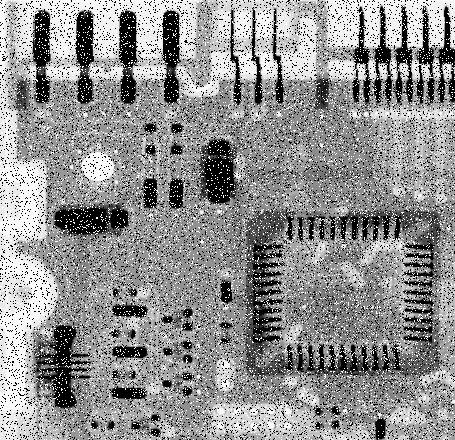
%> input picture Report/MATLAB/hw3/Fig3.37(a).jpg, 455 x 440 px
$ octave svd_image_reconstruction.m   (GNU Octave 9; MATLAB toolbox functions it lacks are replaced by stand-ins)
%> lines starting %> are read from the running program, lines starting %| are printed output that depends on the picture
### Report/MATLAB/hw3/svd_for_image_compression.m
% CAINE, Wilbert (20584260)

function B = svd_for_image_compression(input_image, n)
    A = imread(input_image);
    [U,S,V] = svd(double(A)/255);
    figure(1);
    semilogy(diag(S), 'o-');
    B = U(:, 1:n) * S(1:n, :) * V';
end

### Report/MATLAB/hw3/svd_image_reconstruction.m
% CAINE, Wilbert (20584260)

original_image = 'Fig3.37(a).jpg';
A = imread(original_image);
%> A is the input picture: size 440x455 uint8; min 0, max 255, mean 144.1

for i = 0 : 5
    n = 2^i;
    B = svd_for_image_compression(original_image, n);
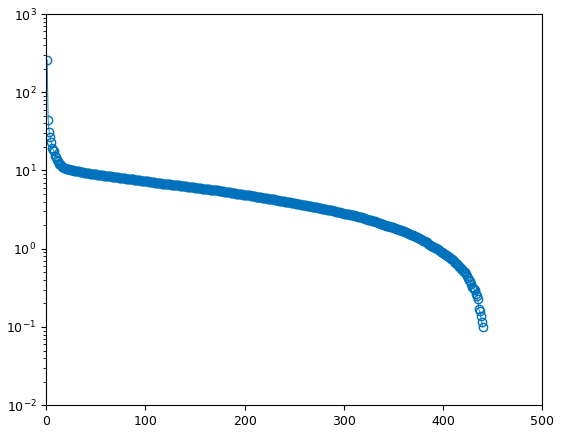
%> figure redrawn from the program's plot data; curve peaks at x = 1, y = 257.8
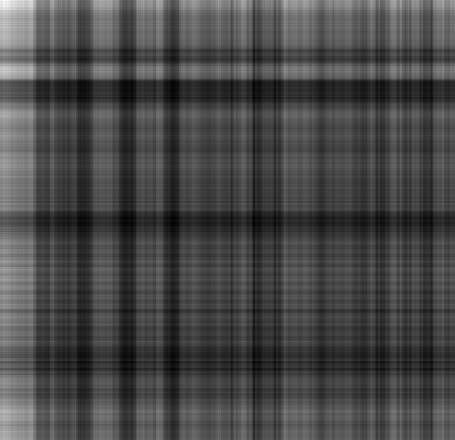
%> B: size 440x455 double; min 0.294, max 1.26, mean 0.565; drawn with min black and max white
    close(1);
    figure(2);
    subplot(6, 2, 2*i+1);
    imshow(A);
    subplot(6, 2, 2*i+2);
    imshow(B);
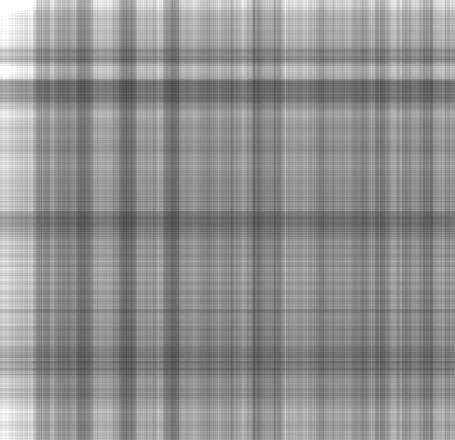
%> displayed picture: size 440x455, on the screen's scale of 0 to 255; min 75, max 255, mean 144.1
    rel_err = norm(B, 'fro');
%> rel_err = 257.8
    title(rel_err);
end
